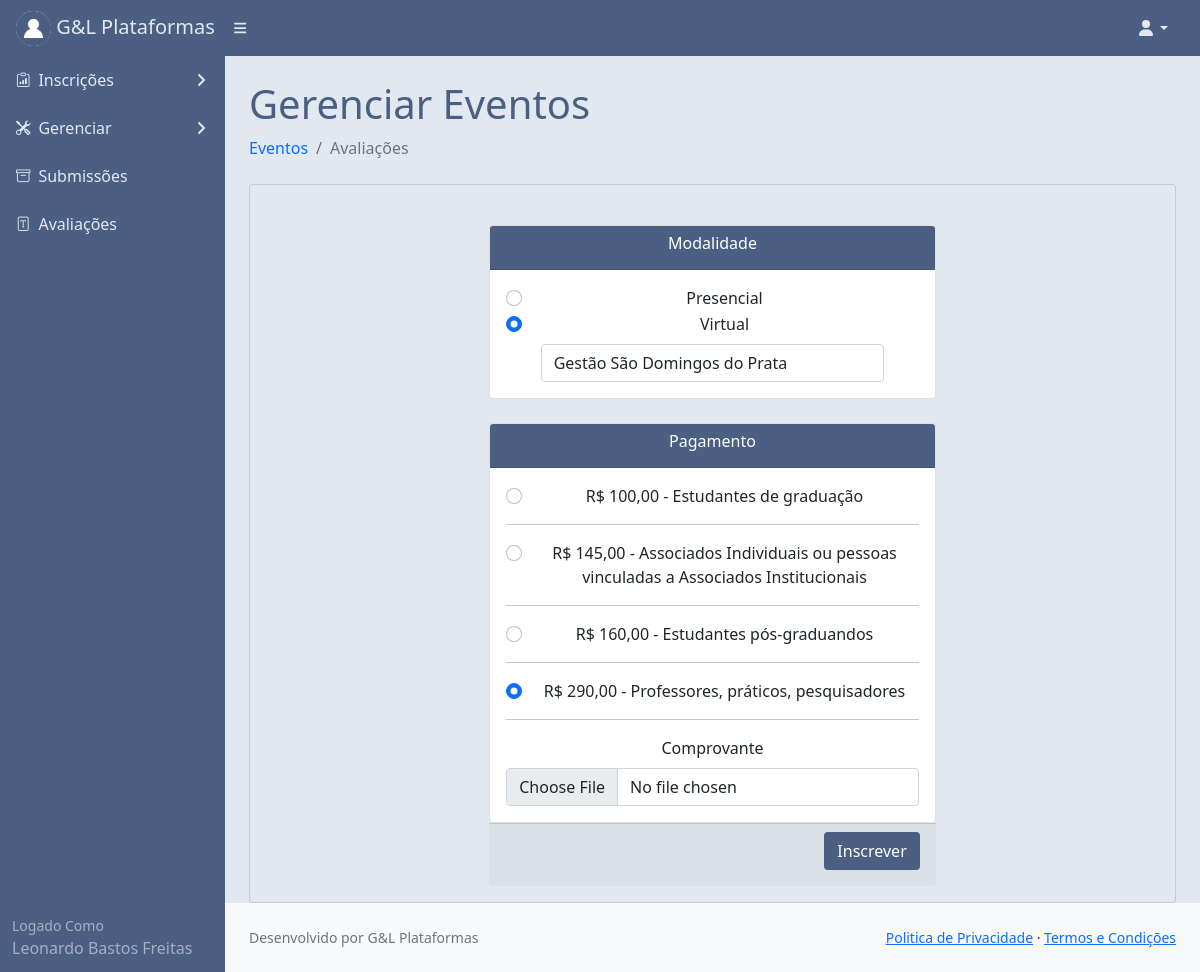
The app's page /inscrever/ (signed in) with its own data.
### core/models.py (models this page shows)
class Usuariocd(models.Model):
    cpf = models.CharField(max_length=11)
    nome = models.CharField(max_length=300)
    cep = models.CharField(max_length=8)
    nascimento = models.DateField()
    email = models.EmailField()
    endereco = models.CharField(max_length=500)
    cidade = models.CharField(max_length=150)
    bairro = models.CharField(max_length=150)
    pais = models.CharField(max_length=150)
    instituicao = models.CharField(max_length=150)
    cmp = models.CharField(max_length=3)
    categ = models.CharField(max_length=150)
    cinfo = models.CharField(max_length=3)
    gestor_plataforma = models.CharField(max_length=3)
    autor = models.CharField(max_length=3)
    avaliador = models.CharField(max_length=3)
    lider = models.CharField(max_length=3)
    id_usuario = models.BigIntegerField()
    contato = models.BigIntegerField(null=True)
    perfil = models.FileField(upload_to='')

### core/views.py (the view)
# urls.py: path('inscrever/', views.inscrever),
@login_required(login_url='/login/')
def inscrever(request):
    meuid = User.objects.filter(username=request.user)
    for m in meuid:
        mid = m.id
    eventos = Evento.objects.filter(status='andamento')
    usuarios = Usuariocd.objects.filter(id_usuario=mid)
    dados = {'eventos':eventos,
             'usuarios':usuarios}
    return render(request,'inscricao.html', dados)

### templates/inscricao.html (shortened to what this page needs)
{% extends 'base.html' %}
{% load static %}
{% block content %}
  <div id="layoutSidenav_content" style="background:#e2e8f0;">
    <main>
     <div class="container-fluid px-4">
                        <h1 class="mt-4" style="color:#4B5F83;">Gerenciar Eventos</h1>
                        <ol class="breadcrumb mb-4">
                            <li class="breadcrumb-item"><a href="#" style="text-decoration:none;">Eventos</a></li>
                            <li class="breadcrumb-item active">Avaliações</li>
                        </ol>
<div align="center">
    <div class="card" style="background:#e2e8f0;">
  <div class="card-body">
  <form class="form-inline col-6" action="/inscreveruser/" method="POST"> {% csrf_token %}
<div class="card mt-4">
    <div class="card-header text-white text-center" style="background:#4B5F83;">
        <h6>Modalidade</h6>
    </div>
    <div class="card-body">
        <div class="form-check">
  <input class="form-check-input" type="radio" value="presencial"
         name="modalidade" id="flexRadioDefault1">
  <label class="form-check-label" for="flexRadioDefault1">
    Presencial
  </label>
</div>
<div class="form-check">
  <input class="form-check-input" type="radio" value="virtual"
         name="modalidade" id="flexRadioDefault2" checked>
  <label class="form-check-label" for="flexRadioDefault2">
    Virtual
  </label>
</div>
        <div class="form-group mt-2 col-10">
        <select class="form-control" id="eventos" name="evento">
            {% for eventos in eventos %}
            <option value="{{eventos.id}}">{{eventos.nome}}</option>
            {% endfor %}
        </select>
        </div>
    </div>
</div>
<div class="card mt-4">
    <div class="card-header text-center text-white" style="background:#4B5F83;">
        <h6>Pagamento</h6>
    </div>
<div class="card-body">
  <div class="form-check">
  <input class="form-check-input" type="radio"
         name="pagamento" id="flexRadioDefault1" value="100">
  <label class="form-check-label" for="flexRadioDefault1">
    R$ 100,00 - Estudantes de graduação
  </label>
</div>
<hr>
<div class="form-check mt-2">
  <input class="form-check-input" type="radio" name="pagamento"
         id="flexRadioDefault2" value="145" checked>
  <label class="form-check-label" for="flexRadioDefault2">
    R$ 145,00 - Associados Individuais ou pessoas vinculadas a Associados Institucionais
  </label>
</div>
<hr>
<div class="form-check mt-2">
  <input class="form-check-input" value="160"
         type="radio" name="pagamento" id="flexRadioDefault2" checked>
  <label class="form-check-label" for="flexRadioDefault2">
    R$ 160,00 - Estudantes pós-graduandos
  </label>
</div>
<hr>
<div class="form-check mt-2">
  <input class="form-check-input" type="radio" value="290"
         name="pagamento" id="flexRadioDefault2" checked>
  <label class="form-check-label" for="flexRadioDefault2">
   R$ 290,00 - Professores, práticos, pesquisadores
  </label>
</div>
<hr>
<label>Comprovante</label>
<input type="file" class="form-control mt-2" name="comprovante" required>
</div>
</div>
<div class="card-footer">
    <div align="right">
    <button type="submit" class="btn mb-2 text-white" style="background:#4B5F83;">Inscrever</button>
    </div>
</div>
</form>
</div>
    </div>
 </div>
   </div>
    </main>
   <footer class="py-4 bg-light mt-auto">
                    <div class="container-fluid px-4">
                        <div class="d-flex align-items-center justify-content-between small">
                            <div class="text-muted">Desenvolvido por G&L Plataformas</div>
                            <div>
                                <a href="#">Politica de Privacidade</a>
                                &middot;
                                <a href="#">Termos e Condições</a>
                            </div>
                        </div>
                    </div>
                </footer>
  </div>
{% endblock %}
{% load static %}

### templates/base.html (shortened to what this page needs)
{% load static %}
<!DOCTYPE html>
<html lang="pt-br">
    <head>
        <link href={% static "css/styles.css" %} rel="stylesheet" />
        <link href={% static "css/step.css" %} rel="stylesheet" />
        <link href={% static "css/gira.css" %} rel="stylesheet" />
        <link rel="stylesheet" href="https://cdn.jsdelivr.net/npm/bootstrap-icons@1.3.0/font/bootstrap-icons.css">
    </head>
    <body>
        <nav class="sb-topnav navbar navbar-expand navbar-dark" style="background:#4B5F83;">
            <a class="navbar-brand ps-3" href="#" style="color:#e2e8f0;">
                {% for usuarios in usuarios %}
                <img src="/media/{{usuarios.perfil}}"
                     alt="Admin"
                     class="rounded-circle"
                     width="35" height="35"> G&L Plataformas
                {% endfor %}
            </a>
            <button class="btn btn-link btn-sm order-1 order-lg-0 me-4 me-lg-0" id="sidebarToggle" href="#!"><i class="fas fa-bars" style="color:#e2e8f0;"></i></button>
            <form class="d-none d-md-inline-block form-inline ms-auto me-0 me-md-3 my-2 my-md-0">
                <a href="#" style="text-decoration:none; color:#4B5F83;">
                </a>
                <a href="#" style="text-decoration:none; color:#4B5F83;">
                </a>
                <a href="/submissoes/" style="text-decoration:none; color:#4B5F83;">
                </a>
            </form>
            <ul class="navbar-nav ms-auto ms-md-0 me-3 me-lg-4">
                <li class="nav-item dropdown">
                    <a class="nav-link dropdown-toggle" id="navbarDropdown" href="#" role="button" data-bs-toggle="dropdown" aria-expanded="false" style="color:#e2e8f0;"><i class="fas fa-user fa-fw"></i></a>
                </li>
            </ul>
        </nav>
        <div id="layoutSidenav">
            <div id="layoutSidenav_nav" >
                <nav class="sb-sidenav accordion sb-sidenav-dark" id="sidenavAccordion" >
                    <div class="sb-sidenav-menu" style="background:#4B5F83;">
                        <div class="nav">
                             <a class="nav-link collapsed" href="#" data-bs-toggle="collapse" data-bs-target="#pagesCollapseAuth" aria-expanded="false" aria-controls="pagesCollapseAuth">
                                        <div class="sb-nav-link-icon" style="color:#e2e8f0;"><i class="bi bi-clipboard-data"></i></div>
                                        <div style="color:#e2e8f0;">Inscrições</div>
                                        <div class="sb-sidenav-collapse-arrow" style="color:#e2e8f0;"><i class="fas fa-angle-down"></i></div>
                                    </a>
                            {% for usuarios in usuarios %}
                            {% if usuarios.gestor_plataforma == 'sim' %}
                            <a class="nav-link collapsed" href="#" data-bs-toggle="collapse" data-bs-target="#collapsePages" aria-expanded="false" aria-controls="collapsePages">
                                <div class="sb-nav-link-icon" style="color:#e2e8f0;"><i class="bi bi-tools"></i></div>
                                <div style="color:#e2e8f0;">Gerenciar</div>
                                <div class="sb-sidenav-collapse-arrow" style="color:#e2e8f0;"><i class="fas fa-angle-down"></i></div>
                            </a>
                            {% endif %}
                            {% endfor %}
                            <a class="nav-link" href="/submetidos/" style="color:#e2e8f0;">
                                <div class="sb-nav-link-icon" style="color:#e2e8f0;"><i class="bi bi-archive"></i></div>
                                <div style="color:#e2e8f0;">Submissões</div>
                            </a>
                            {% for usuarios in usuarios %}
                            {% if usuarios.avaliador == 'sim' %}
                            <a class="nav-link" href="/avaliartrabalho/" style="color:#e2e8f0;">
                                <div class="sb-nav-link-icon" style="color:#e2e8f0;"><i class="bi bi-file-font"></i></div>
                                <div style="color:#e2e8f0;">Avaliações</div>
                            </a>
                            {% endif %}
                            {% endfor %}
                        </div>
                    </div>
                    <div class="sb-sidenav-footer" style="background:#4B5F83;">
                        <div class="small" >Logado Como</div>
                        {% for usuarios in usuarios %}
                        {{usuarios.nome}}
                        {% endfor %}
                    </div>
                </nav>
            </div>
{% block content %}{% endblock %}
    </body>
</html>

### static/css/step.css (style rules this page uses)
:root { --prm-color: #0381ff; --prm-gray:#4B5F83; }

### records on screen
Usuariocd: perfil (picture), gestor_plataforma "sim" (drawn), avaliador "sim" (drawn), nome "Leonardo Bastos Freitas"

### other values on screen
form field evento "Gestão São Domingos do Prata"
